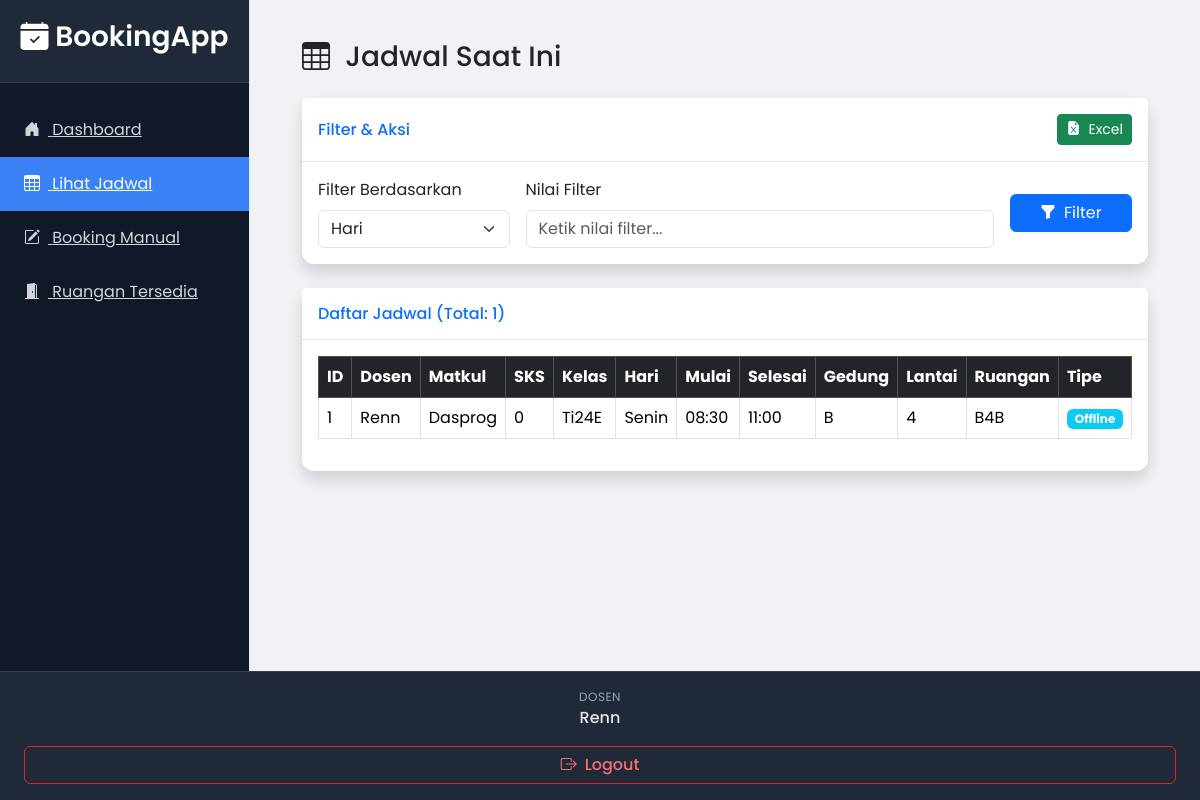
Page /jadwal (signed in) on the committed database.
### app.py (models this page shows)
class User(db.Model, UserMixin):
    id = db.Column(db.Integer, primary_key=True)
    username = db.Column(db.String(80), unique=True, nullable=False)
    password = db.Column(db.String(120), nullable=False)
    role = db.Column(db.String(80), nullable=False)

class Jadwal(db.Model):
    id = db.Column(db.Integer, primary_key=True)
    nama_dosen = db.Column(db.String(120), nullable=False)
    mata_kuliah = db.Column(db.String(120), nullable=False)
    kelas = db.Column(db.String(80), nullable=False)
    hari = db.Column(db.String(20), nullable=False)
    jam_mulai = db.Column(db.String(5), nullable=False)
    jam_selesai = db.Column(db.String(5), nullable=False)
    gedung = db.Column(db.String(20))
    lantai = db.Column(db.String(20))
    ruangan = db.Column(db.String(80))
    tipe_kelas = db.Column(db.String(20), nullable=False)
    user_id = db.Column(db.Integer, db.ForeignKey('user.id'))
    sks = db.Column(db.Integer, nullable=False)

### app.py (the view, shortened to what this page needs)
@app.route('/jadwal')
@login_required
def halaman_jadwal():
    filter_by = request.args.get('filter_by', 'Hari')
    filter_value = request.args.get('filter_value', '').strip()
    query = Jadwal.query
    jadwal_list = query.order_by(Jadwal.id.desc()).all()
    return render_template('view_jadwal.html', jadwal_list=jadwal_list,
                           filter_by=filter_by, filter_value=filter_value)

### app.py (called while the page is built)
@login_manager.user_loader
def load_user(user_id):
    return User.query.get(int(user_id))

@app.context_processor
def inject_data():
    return dict(data_gedung=data_gedung)

### templates/view_jadwal.html (shortened to what this page needs)
 {% extends 'base.html' %}
{% block content %}
<div class="container-fluid">
    <h1 class="h3 mb-4 text-gray-800"><i class="bi bi-table me-2"></i> Jadwal Saat Ini</h1>
    <div class="card shadow mb-4">
        <div class="card-header py-3 d-flex flex-row align-items-center justify-content-between">
            <h6 class="m-0 font-weight-bold text-primary">Filter & Aksi</h6>
            <div>
                <a href="{{ url_for('download_excel', filter_by=filter_by, filter_value=filter_value) }}" class="btn btn-success btn-sm"><i class="bi bi-file-earmark-excel-fill me-2"></i>Excel</a>
            </div>
        </div>
        <div class="card-body">
            <form method="GET" action="{{ url_for('halaman_jadwal') }}" class="row g-3 align-items-center">
                <div class="col-md-3">
                    <label for="filter_by" class="form-label">Filter Berdasarkan</label>
                    <select class="form-select" id="filter_by" name="filter_by">
                        <option value="Hari" {% if filter_by == 'Hari' %}selected{% endif %}>Hari</option>
                    </select>
                </div>
                <div class="col-md-7">
                    <label for="filter_value" class="form-label">Nilai Filter</label>
                    <input type="text" class="form-control" id="filter_value" name="filter_value" placeholder="Ketik nilai filter..." value="{{ filter_value }}">
                </div>
                <div class="col-md-2 d-flex align-items-end">
                    <button type="submit" class="btn btn-primary w-100"><i class="bi bi-funnel-fill me-2"></i>Filter</button>
                </div>
            </form>
        </div>
    </div>
    <div class="card shadow mb-4">
        <div class="card-header py-3">
            <h6 class="m-0 font-weight-bold text-primary">Daftar Jadwal (Total: {{ jadwal_list | length }})</h6>
        </div>
        <div class="card-body">
            <div class="table-responsive">
                {% if jadwal_list %}
                <table class="table table-bordered table-hover" id="dataTable" width="100%" cellspacing="0">
                    <thead class="table-dark">
                        <tr>
                            <th>ID</th>
                            <th>Dosen</th>
                            <th>Matkul</th>
                            <th>SKS</th>
                            <th>Kelas</th>
                            <th>Hari</th>
                            <th>Mulai</th>
                            <th>Selesai</th>
                            <th>Gedung</th>
                            <th>Lantai</th>
                            <th>Ruangan</th>
                            <th>Tipe</th>
                        </tr>
                    </thead>
                    <tbody>
                        {% for item in jadwal_list %}
                        <tr>
                            <td>{{ item.id }}</td>
                            <td>{{ item.nama_dosen }}</td>
                            <td>{{ item.mata_kuliah }}</td>
                            <td>{{ item.sks }}</td>
                            <td>{{ item.kelas }}</td>
                            <td>{{ item.hari }}</td>
                            <td>{{ item.jam_mulai }}</td>
                            <td>{{ item.jam_selesai }}</td>
                            <td>{{ item.gedung }}</td>
                            <td>{{ item.lantai }}</td>
                            <td>{{ item.ruangan }}</td>
                            <td>
                                <span class="badge bg-{{ 'info' if item.tipe_kelas == 'Offline' else 'secondary' }}">{{ item.tipe_kelas }}</span>
                            </td>
                        </tr>
                        {% endfor %}
                    </tbody>
                </table>
                {% else %}
                <div class="alert alert-info text-center">
                    Tidak ada jadwal yang ditemukan sesuai filter.
                </div>
                {% endif %}
            </div>
        </div>
    </div>
</div>
{% endblock %}

### templates/base.html (shortened to what this page needs)
 <!DOCTYPE html>
<html lang="id">
<head>
    <link href="https://cdn.jsdelivr.net/npm/bootstrap@5.3.3/dist/css/bootstrap.min.css" rel="stylesheet">
    <link rel="stylesheet" href="https://cdn.jsdelivr.net/npm/bootstrap-icons@1.11.3/font/bootstrap-icons.min.css">
    <link rel="stylesheet" href="{{ url_for('static', filename='css/style.css') }}">
</head>
<body>
    <div class="wrapper">
        <nav id="sidebar">
            <div class="sidebar-header">
                <h3><i class="bi bi-calendar-check-fill"></i> BookingApp</h3>
            </div>
            <ul class="list-unstyled components">
                <li class="{% if request.endpoint == 'landing_page' %}active{% endif %}">
                    <a href="{{ url_for('landing_page') }}"><i class="bi bi-house-door-fill me-2"></i> Dashboard</a>
                </li>
                {% if current_user.is_authenticated %}
                    <li class="{% if request.endpoint == 'halaman_jadwal' %}active{% endif %}">
                        <a href="{{ url_for('halaman_jadwal') }}"><i class="bi bi-table me-2"></i> Lihat Jadwal</a>
                    </li>
                    {% if current_user.role != 'mahasiswa' %}
                        <li class="{% if request.endpoint == 'halaman_booking' %}active{% endif %}">
                            <a href="{{ url_for('halaman_booking') }}"><i class="bi bi-pencil-square me-2"></i> Booking Manual</a>
                        </li>
                        <li class="{% if request.endpoint == 'halaman_ruangan_tersedia' %}active{% endif %}">
                            <a href="{{ url_for('halaman_ruangan_tersedia') }}"><i class="bi bi-door-open-fill me-2"></i> Ruangan Tersedia</a>
                        </li>
                    {% endif %}
                {% endif %}
            </ul>
            {% if current_user.is_authenticated %}
            <div class="sidebar-footer">
                <div class="user-info">
                    <span class="user-role">{{ current_user.role|capitalize }}</span>
                    <span class="user-name">{{ current_user.username }}</span>
                </div>
                <a href="{{ url_for('logout') }}" class="btn btn-outline-danger w-100">
                    <i class="bi bi-box-arrow-right me-2"></i>Logout
                </a>
            </div>
            {% else %}
            <div class="sidebar-footer">
                <a href="{{ url_for('login') }}" class="btn btn-primary w-100">
                    <i class="bi bi-box-arrow-in-right me-2"></i>Login
                </a>
            </div>
            {% endif %}
        </nav>
        <div id="content">
            {% block content %}{% endblock %}
        </div>
    </div>
</body>
</html>

### static/css/style.css (style rules this page uses)
body { font-family: 'Poppins', sans-serif; background-color: #f0f2f5; min-height: 100vh; }
.wrapper { display: flex; width: 100%; align-items: stretch; }
#sidebar { min-width: 250px; max-width: 250px; background: #111827; color: #fff; transition: all 0.3s; border-right: 1px solid #e5e7eb; }
#sidebar .sidebar-header { padding: 20px; background: #1f2937; text-align: center; border-bottom: 1px solid #374151; }
#sidebar .sidebar-header h3 { font-weight: 600; }
#sidebar ul.components { padding: 20px 0; }
#sidebar ul li a { padding: 15px 20px; font-size: 1rem; display: block; color: #d1d5db; border-left: 4px solid transparent; transition: all 0.2s ease-in-out; }
#sidebar ul li.active > a, a[aria-expanded="true"] { color: #fff; background: #3b82f6; border-left-color: #3b82f6; }
#content { flex-grow: 1; padding: 2.5rem; transition: all 0.3s; min-height: 100vh; overflow-y: auto; }
.card { border: none; border-radius: 0.75rem; box-shadow: 0 4px 6px -1px rgb(0 0 0 / 0.1), 0 2px 4px -2px rgb(0 0 0 / 0.1); }
.card-header { background-color: #fff; border-bottom: 1px solid #e5e7eb; }
.sidebar-footer { position: absolute; bottom: 0; width: 100%; padding: 1rem 1.5rem; background-color: #1f2937; border-top: 1px solid #374151; }
.user-info { margin-bottom: 1rem; text-align: center; }
.user-info .user-role { display: block; font-size: 0.75rem; color: #9ca3af; text-transform: uppercase; letter-spacing: 0.5px; }
.user-info .user-name { display: block; font-size: 1rem; font-weight: 500; color: #e5e7eb; white-space: nowrap; overflow: hidden; text-overflow: ellipsis; }
.sidebar-footer .btn-outline-danger { color: #f87171; border-color: #dc2626; font-weight: 500; transition: all 0.2s ease-in-out; }

### rows in the picture
User: role "DOSEN", username "Renn"
Jadwal: id "1", nama_dosen "Renn", mata_kuliah "Dasprog", sks "0", kelas "Ti24E", hari "Senin", jam_mulai "08:30", jam_selesai "11:00", gedung "B", lantai "4", ruangan "B4B", tipe_kelas "Offline"

### other values in the picture
{{ jadwal_list | length }} "1"
